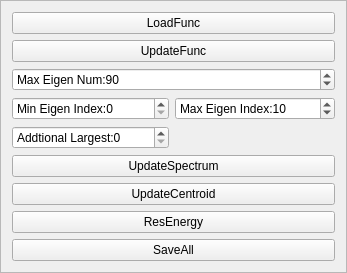
<?xml version="1.0" encoding="UTF-8"?>
<ui version="4.0">
 <class>Spectrum</class>
 <widget class="QFrame" name="Spectrum">
  <property name="geometry">
   <rect>
    <x>0</x>
    <y>0</y>
    <width>346</width>
    <height>266</height>
   </rect>
  </property>
  <property name="sizePolicy">
   <sizepolicy hsizetype="Fixed" vsizetype="Fixed">
    <horstretch>0</horstretch>
    <verstretch>0</verstretch>
   </sizepolicy>
  </property>
  <property name="contextMenuPolicy">
   <enum>Qt::ActionsContextMenu</enum>
  </property>
  <property name="windowTitle">
   <string>Spectrum Tool</string>
  </property>
  <property name="frameShape">
   <enum>QFrame::StyledPanel</enum>
  </property>
  <property name="frameShadow">
   <enum>QFrame::Raised</enum>
  </property>
  <layout class="QGridLayout" name="gridLayout_2">
   <item row="7" column="0" colspan="2">
    <widget class="QPushButton" name="UpdateCentroid">
     <property name="text">
      <string>UpdateCentroid</string>
     </property>
    </widget>
   </item>
   <item row="9" column="0" colspan="2">
    <widget class="QPushButton" name="SaveAll">
     <property name="text">
      <string>SaveAll</string>
     </property>
    </widget>
   </item>
   <item row="3" column="1">
    <widget class="QSpinBox" name="MaxEigIndex">
     <property name="prefix">
      <string>Max Eigen Index:</string>
     </property>
     <property name="minimum">
      <number>1</number>
     </property>
     <property name="maximum">
      <number>100000</number>
     </property>
     <property name="value">
      <number>10</number>
     </property>
    </widget>
   </item>
   <item row="2" column="0" colspan="2">
    <widget class="QSpinBox" name="EigNum">
     <property name="prefix">
      <string>Max Eigen Num:</string>
     </property>
     <property name="minimum">
      <number>1</number>
     </property>
     <property name="maximum">
      <number>100000</number>
     </property>
     <property name="value">
      <number>90</number>
     </property>
    </widget>
   </item>
   <item row="3" column="0">
    <widget class="QSpinBox" name="MinEigIndex">
     <property name="prefix">
      <string>Min Eigen Index:</string>
     </property>
     <property name="maximum">
      <number>100000</number>
     </property>
    </widget>
   </item>
   <item row="6" column="0" colspan="2">
    <widget class="QPushButton" name="UpdateSpec">
     <property name="text">
      <string>UpdateSpectrum</string>
     </property>
    </widget>
   </item>
   <item row="1" column="0" colspan="2">
    <widget class="QPushButton" name="UpdateFunc">
     <property name="text">
      <string>UpdateFunc</string>
     </property>
    </widget>
   </item>
   <item row="0" column="0" colspan="2">
    <widget class="QPushButton" name="LoadFunc">
     <property name="contextMenuPolicy">
      <enum>Qt::DefaultContextMenu</enum>
     </property>
     <property name="text">
      <string>LoadFunc</string>
     </property>
    </widget>
   </item>
   <item row="4" column="0">
    <widget class="QSpinBox" name="Additional">
     <property name="suffix">
      <string/>
     </property>
     <property name="prefix">
      <string>Addtional Largest:</string>
     </property>
     <property name="minimum">
      <number>0</number>
     </property>
     <property name="value">
      <number>0</number>
     </property>
    </widget>
   </item>
   <item row="8" column="0" colspan="2">
    <widget class="QPushButton" name="resEnergy">
     <property name="text">
      <string>ResEnergy</string>
     </property>
    </widget>
   </item>
  </layout>
 </widget>
 <resources/>
 <connections/>
</ui>
